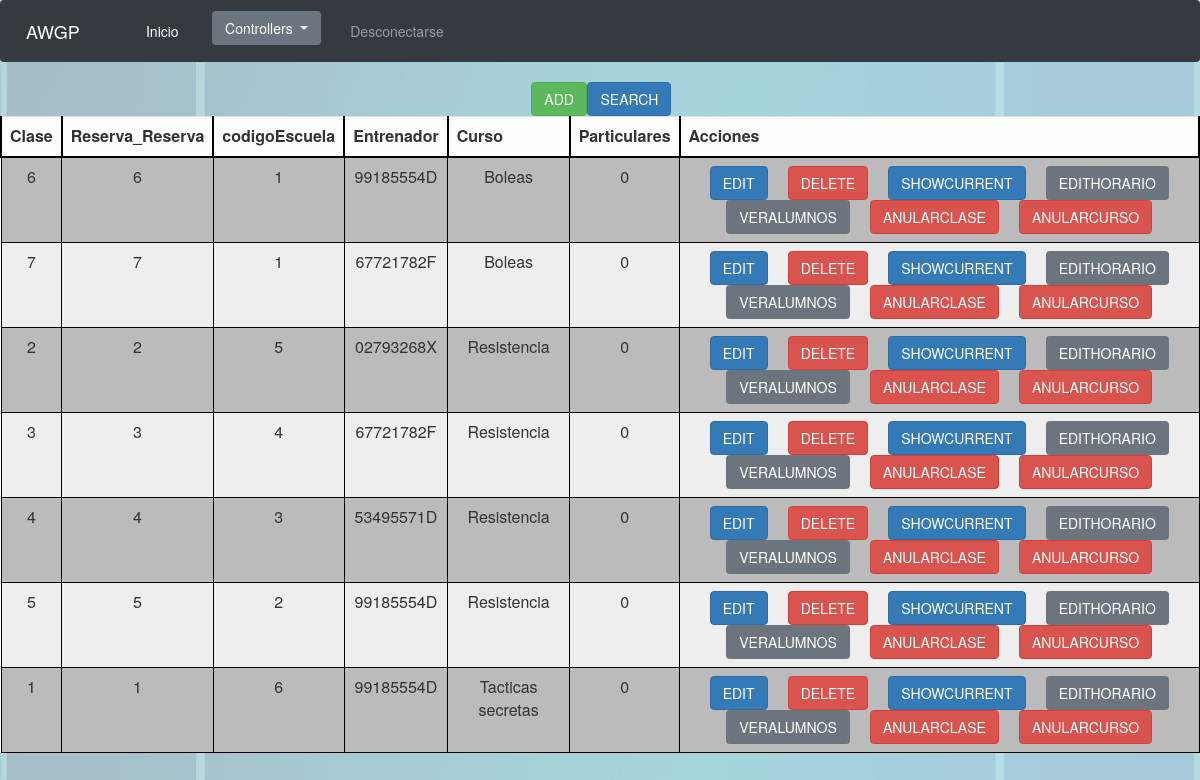
Page /Controllers/Controller_Clase.php (signed in) on the committed database.
### tables this page shows
CREATE TABLE IF NOT EXISTS `Clase` (
  `Clase` INT NOT NULL AUTO_INCREMENT,
  `Reserva_Reserva` INT NOT NULL,
  `codigoEscuela` INT NOT NULL,
  `Entrenador` VARCHAR(9) NOT NULL,
  `Curso` VARCHAR(45) NOT NULL,
  `Particulares` BOOLEAN DEFAULT FALSE,
  PRIMARY KEY (`Clase`),
  INDEX `fk_Clase_Reserva1_idx` (`Reserva_Reserva` ASC),
  INDEX `fk_Clase_Escuela1_idx` (`codigoEscuela` ASC),
  INDEX `fk_Clase_Deportista1_idx` (`Entrenador` ASC),
  CONSTRAINT `fk_Clase_Reserva1`
    FOREIGN KEY (`Reserva_Reserva`)
    REFERENCES `Reserva` (`Reserva`)
    ON DELETE CASCADE
    ON UPDATE CASCADE,
  CONSTRAINT `fk_Clase_Escuela1`
    FOREIGN KEY (`codigoEscuela`)
    REFERENCES `Escuela` (`codigoEscuela`)
    ON DELETE CASCADE
    ON UPDATE CASCADE,
  CONSTRAINT `fk_Clase_Deportista1`
    FOREIGN KEY (`Entrenador`)
    REFERENCES `Deportista` (`DNI`)
    ON DELETE CASCADE
    ON UPDATE CASCADE);

### Modelos/Clase.php (called while the page is built, shortened)
<?php
class Clase{
	var $mysqli;
	function __construct($Clase, $Reserva_Reserva, $codigoEscuela, $Entrenador, $Curso, $Particulares){
		include_once '../Functions/ConectarBD.php';
		$this->mysqli = ConectarBD();
	}
	function SHOWALL(){
		$sql = "SELECT * FROM clase ORDER BY Curso";
		$resultado = $this->mysqli->query($sql);
		if(!$resultado){
			return 'No se ha podido conectar con la BD';
		}else{
			return $resultado;
		}
	}
}
?>

### Functions/ConectarBD.php (called while the page is built, shortened)
<?php
function ConectarBD()
	{
	    $mysqli = new mysqli("localhost", "AWGPusr", "AWGPass", "awgp");
		return $mysqli;
	}
?>

### Views/base/SHOWALL.php (the view, shortened to what this page needs)
<?php
class SHOWALL{
	var $showEdit = true;
	var $showDelete = true;
	var $showShowcurrent = true;
	var $showAdd = true;
	var $showSearch = true;
	var $showAcciones = true;
	var $controlador;
	var $acciones = 'Acciones';
	var $resultado;
	function colorDe($num){
		if($num % 2 == 0){
			return "BBBBBB";
		}else{
			return "EEEEEE";
		}
	}
	function toString(){
		include '../Views/base/header.php';
		echo '<table align="center">';
			echo "<form id='AnadirBuscar' method='GET' action='"; echo $this->controlador; echo "'>";
			echo '<tr class="filaInvisible">';
				if($this->showAdd){
					echo '<td class="celdaInvisible">';
					echo "<input class='btn btn-success' type='submit' name='submit' value='ADD'/>";
					echo '</td>';
				}
				if($this->showSearch){
					echo '<td class="celdaInvisible">';
					echo "<input class='btn btn-primary' type='submit' name='submit' value='SEARCH'/>";
					echo '</td>';
				}
			echo '</tr>';
			echo '</form>';
		echo '</table>';
		echo '<table class="table table-light">';
			echo '<tr class="fila">';
				while($tituloColumna = $this->resultado->fetch_field()){
					echo '<th class="tituloColumna">';
						echo $tituloColumna->name;
					echo '</th>';
				}
				if($this->showAcciones){
					echo '<th class="tituloColumna">';
					echo $this->acciones;
					echo '</th>';
				}
			echo '</tr>';
			$num = 0;
			$numFila = 0;
			while($fila = $this->resultado->fetch_row()){
				echo "<form id='formularioOpcion"; echo $num; echo "' method='GET' action='"; echo $this->controlador; echo "'>";
				echo '<tr class="fila" bgcolor="' . $this->colorDe($numFila) . '">';
				for($i = 0; $i < sizeof($fila); $i++){
					echo '<td class="celda">';
					echo $fila[$i];
					echo '</td>';
				}
				if($this->showAcciones){
					echo '<td class="celda">';
						if($this->showEdit){
							echo "<input class='btn btn-primary' type='submit' name='submit' value='EDIT'/>";
						}
						if($this->showDelete){
							echo "<input class='btn btn-danger' type='submit' name='submit' value='DELETE'/>";
						}
						if($this->showShowcurrent){
							echo "<input class='btn btn-primary' type='submit' name='submit' value='SHOWCURRENT'/>";
						}
						$this->botonesOpcion();
					echo '</td>';
				}
				echo '</tr>';
				$numFila++;
				echo '</form>';
				$num++;
			}
		echo '</table>';
		include '../Views/base/footer.php';
	}
}
?>

### Views/Clase/Clase_SHOWALL.php
<?php
include '../Views/base/SHOWALL.php';
class Clase_SHOWALL extends SHOWALL{
	var $showAnularCurso = true;
	var $showEditHorario = true;
	var $showAnular = true;
	var $showVerAlumnos = true;
	function __construct($respuesta){
		$this->controlador = 'Controller_Clase.php';
		$this->resultado = $respuesta;
		$this->toString();
	}
	function botonesOpcion(){
		if($this->showEditHorario){
			echo "<input class='btn btn-secondary' type='submit' name='submit' value='EDITHORARIO'/>";
		}
		if($this->showVerAlumnos){
			echo "<input class='btn btn-secondary' type='submit' name='submit' value='VERALUMNOS'/>";
		}
		if($this->showAnular){
			echo "<input class='btn btn-danger' type='submit' name='submit' value='ANULARCLASE'/>";
		}
		if($this->showAnularCurso){
			echo "<input class='btn btn-danger' type='submit' name='submit' value='ANULARCURSO'/>";
		}
	}
}
 ?>

### css/style.css (style rules this page uses)
.btn { margin-left: 2%; margin-right: 2%; }
html { font: Arial; }
body { background-image: url(../img/padel.png); background-size: contain; }
th { text-align: center; }
.tituloColumna { border-top: 2px solid black; border-right: 2px solid black; border-left: 2px solid black; border-bottom: 2px solid black; }
.celda { text-align: center; border: 1px solid black; padding-top: 3; padding-bottom: 3; padding-left: 10; padding-right: 10; }

### rows in the picture
clase: Clase "6", Reserva_Reserva "6", codigoEscuela "1", Entrenador "99185554D", Curso "Boleas", Particulares "0"
clase: Clase "7", Reserva_Reserva "7", codigoEscuela "1", Entrenador "67721782F", Curso "Boleas", Particulares "0"
clase: Clase "2", Reserva_Reserva "2", codigoEscuela "5", Entrenador "02793268X", Curso "Resistencia", Particulares "0"
clase: Clase "3", Reserva_Reserva "3", codigoEscuela "4", Entrenador "67721782F", Curso "Resistencia", Particulares "0"
clase: Clase "4", Reserva_Reserva "4", codigoEscuela "3", Entrenador "53495571D", Curso "Resistencia", Particulares "0"
clase: Clase "5", Reserva_Reserva "5", codigoEscuela "2", Entrenador "99185554D", Curso "Resistencia", Particulares "0"
clase: Clase "1", Reserva_Reserva "1", codigoEscuela "6", Entrenador "99185554D", Curso "Tacticas secretas", Particulares "0"

### other values in the picture
$tituloColumna->name "Clase"
$tituloColumna->name "Reserva_Reserva"
$tituloColumna->name "codigoEscuela"
$tituloColumna->name "Entrenador"
$tituloColumna->name "Curso"
$tituloColumna->name "Particulares"
$this->acciones "Acciones"
